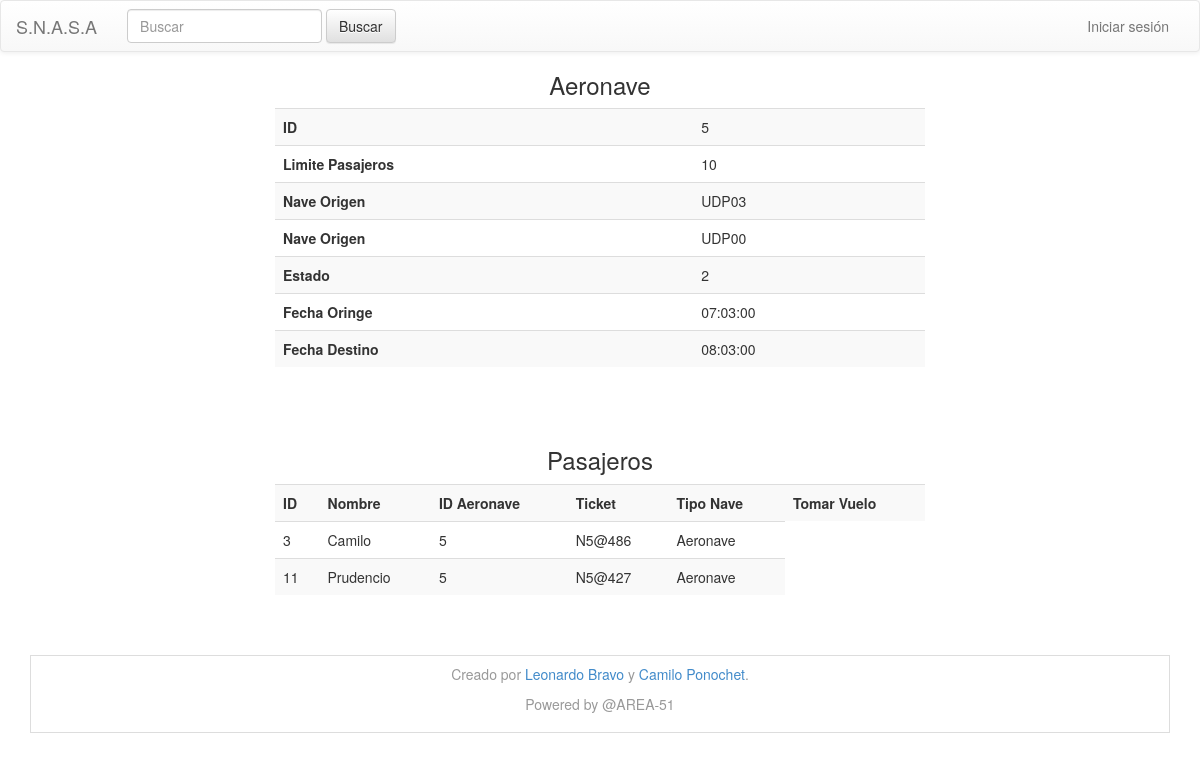
The page /ver_aeronave.php?id=5 on the database its author committed.
### tables this page shows
CREATE TABLE aeronave (id integer primary key not null, limite_pasajeros integer, id_nave_origen integer, id_nave_destino integer, id_estado integer, fecha_origen date, fecha_destino date);

CREATE TABLE nave_nodriza (id integer primary key not null, nombre text);

CREATE TABLE pasajero (id integer primary key not null, nombre text, id_nave integer, ticket text, tipo_nave integer);

### bdd/sqlite.php (the view, shortened to what this page needs)
<?php
function db_connect() {
    $db = new DB('bdd/mdd.db');
    return $db;
}
class Aeronave{
    var $DB;
    function conn(){
        $this->DB= db_connect();
    }
  function get_datos($id){
      echo "<center><h3>Aeronave</h3></center>";
      echo "<center><table style=\"width:650px\" class=\"table table-striped\">";
      try{
        $query = "select * from aeronave where id='$id'";
        $result = $this->DB->query($query);
        if ($res = $result->fetchArray(SQLITE3_ASSOC)){
            echo "<tr>";
            echo "<td><b>ID</b></td><td>".$res['id']."</td>";
            echo "</tr><tr>";
            echo "<td><b>Limite Pasajeros</b></td><td>".$res['limite_pasajeros']."</td>";
            echo "</tr><tr>";
              $query = "select nombre from nave_nodriza where id='".$res['id_nave_origen']."'";
              $result = $this->DB->query($query);
	      if ($res2 = $result->fetchArray(SQLITE3_ASSOC)){
		echo "<td><b>Nave Origen</b></td><td>".$res2['nombre']."</td>";
	      }
            echo "</tr><tr>";
              $query = "select nombre from nave_nodriza where id='".$res['id_nave_destino']."'";
              $result = $this->DB->query($query);
	      if ($res3 = $result->fetchArray(SQLITE3_ASSOC)){
		echo "<td><b>Nave Origen</b></td><td>".$res3['nombre']."</td>";
	      }
            echo "</tr><tr>";
            echo "<td><b>Estado</b></td><td>".$res['id_estado']."</td>";
            echo "</tr><tr>";
            echo "<td><b>Fecha Oringe</b></td><td>".$res['fecha_origen']."</td>";
            echo "</tr><tr>";
            echo "<td><b>Fecha Destino</b></td><td>".$res['fecha_destino']."</td>";
            echo "</tr>";
        }
        else{
            echo "<tr>";
            echo "<td><b>No hay datos</b></td>";
            echo "</tr>";
        }
      echo "</table></center>";
    }
    catch (Exception $e){
        echo $e->getMessage();
    }
  }
}
class Pasajero{
    var $DB;
    function conn(){
        $this->DB= db_connect();
    }
  function get_pasajeros_nave($id_nave, $tipo_nave){
    echo "<center><table style=\"width:650px\" class=\"table table-striped\">";
    echo "<tr>";
      echo "<td><b>ID</b></td>";
      echo "<td><b>Nombre</b></td>";
      echo "<td><b>ID Aeronave</b></td>";
      echo "<td><b>Ticket</b></td>";
      echo "<td><b>Tipo Nave</b></td>";
      echo "<td><b>Tomar Vuelo</b></td>";
    echo "</tr>";
    try{
      $query = "select * from pasajero where id_nave=$id_nave and tipo_nave=$tipo_nave order by id";
      $result = $this->DB->query($query);
      while ($res = $result->fetchArray(SQLITE3_ASSOC)){
	    echo "<tr>";
	      echo "<td>".$res['id']."</td>";
	      echo "<td>".$res['nombre']."</td>";
	      echo "<td>".$res['id_nave']."</td>";
	      echo "<td>".$res['ticket']."</td>";
	      if ($res['tipo_nave']==1){
		echo "<td>Aeronave</td>";
	      }
	      echo "</tr>";
      }
      echo "</table></center>";
    }
    catch (Exception $e){
	    echo $e->getMessage();
    }
  }
}
?>

### rows shown on the page
aeronave: id "5", limite_pasajeros "10", id_estado "2", fecha_origen "07:03:00", fecha_destino "08:03:00"
nave_nodriza: nombre "UDP03"
nave_nodriza: nombre "UDP00"
pasajero: id "3", nombre "Camilo", id_nave "5", ticket "N5@486", tipo_nave "Aeronave"
pasajero: id "11", nombre "Prudencio", id_nave "5", ticket "N5@427", tipo_nave "Aeronave"
